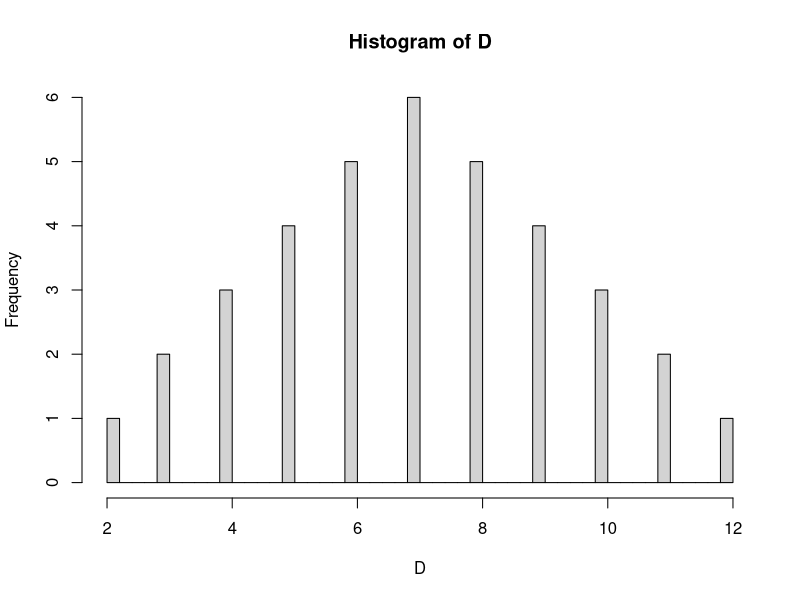

Source code (R):
## ---- chunk 1
knitr::opts_chunk$set(echo = TRUE)
## ---- chunk 2
k <- 70
n <- 80
p <- 0.85

pbinom(q=k, size=n, prob=p)
## ---- chunk 3
D <- c(1,2,3,4,5,6)
D <- rep(D,6)
E <- c(rep(1,6), rep(2,6), rep(3,6), rep(4,6), rep(5,6), rep(6,6)) 
D <- D + E
hist(D, breaks=c(36))
